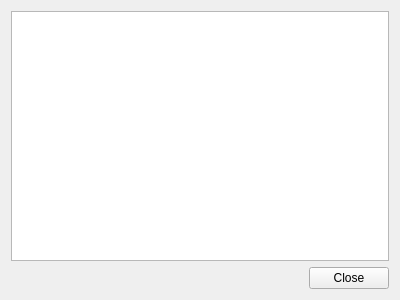
<?xml version="1.0" encoding="UTF-8"?>
<ui version="4.0">
 <class>LibrariesWindow_UI</class>
 <widget class="QWidget" name="LibrariesWindow_UI">
  <property name="geometry">
   <rect>
    <x>0</x>
    <y>0</y>
    <width>400</width>
    <height>300</height>
   </rect>
  </property>
  <property name="windowTitle">
   <string>Used libraries</string>
  </property>
  <property name="locale">
   <locale language="English" country="World"/>
  </property>
  <layout class="QVBoxLayout" name="verticalLayout">
   <item>
    <widget class="QTextBrowser" name="Libraries_LibrariesTextbrowser"/>
   </item>
   <item>
    <layout class="QHBoxLayout" name="horizontalLayout">
     <item>
      <spacer name="horizontalSpacer">
       <property name="orientation">
        <enum>Qt::Orientation::Horizontal</enum>
       </property>
       <property name="sizeHint" stdset="0">
        <size>
         <width>40</width>
         <height>20</height>
        </size>
       </property>
      </spacer>
     </item>
     <item>
      <widget class="QPushButton" name="Libraries_CloseButton">
       <property name="text">
        <string>Close</string>
       </property>
      </widget>
     </item>
    </layout>
   </item>
  </layout>
 </widget>
 <resources/>
 <connections/>
</ui>
